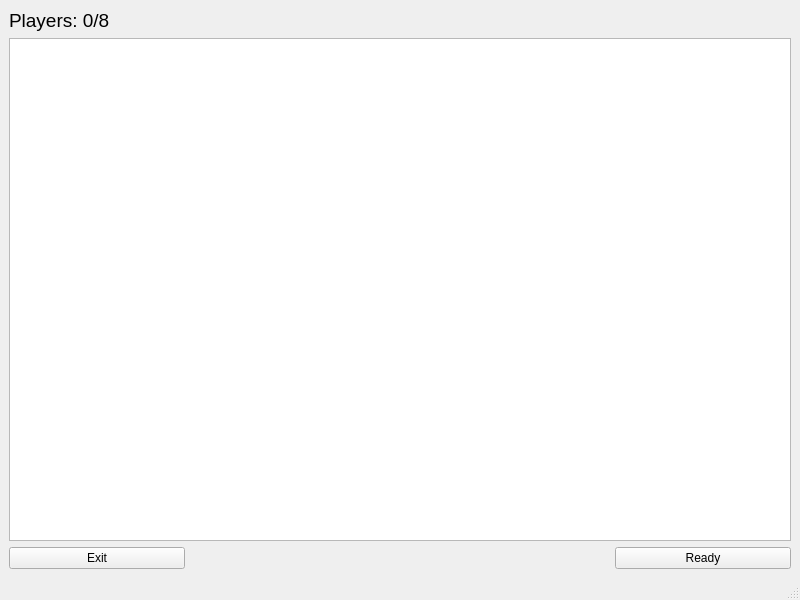
<?xml version="1.0" encoding="UTF-8"?>
<ui version="4.0">
 <class>Lobby</class>
 <widget class="QMainWindow" name="Lobby">
  <property name="geometry">
   <rect>
    <x>0</x>
    <y>0</y>
    <width>800</width>
    <height>600</height>
   </rect>
  </property>
  <property name="windowTitle">
   <string>MainWindow</string>
  </property>
  <widget class="QWidget" name="centralwidget">
   <layout class="QVBoxLayout" name="verticalLayout_2">
    <item>
     <layout class="QVBoxLayout" name="verticalLayout">
      <item>
       <widget class="QLabel" name="playerNumber">
        <property name="font">
         <font>
          <pointsize>14</pointsize>
         </font>
        </property>
        <property name="text">
         <string>Players: 0/8</string>
        </property>
       </widget>
      </item>
      <item>
       <widget class="QListWidget" name="playerList"/>
      </item>
      <item>
       <layout class="QHBoxLayout" name="horizontalLayout">
        <property name="spacing">
         <number>430</number>
        </property>
        <item>
         <widget class="QPushButton" name="pushButtonExit">
          <property name="text">
           <string>Exit</string>
          </property>
         </widget>
        </item>
        <item>
         <widget class="QPushButton" name="pushButtonReady">
          <property name="text">
           <string>Ready</string>
          </property>
         </widget>
        </item>
       </layout>
      </item>
     </layout>
    </item>
   </layout>
  </widget>
  <widget class="QMenuBar" name="menubar">
   <property name="geometry">
    <rect>
     <x>0</x>
     <y>0</y>
     <width>800</width>
     <height>22</height>
    </rect>
   </property>
  </widget>
  <widget class="QStatusBar" name="statusbar"/>
 </widget>
 <resources/>
 <connections/>
</ui>
